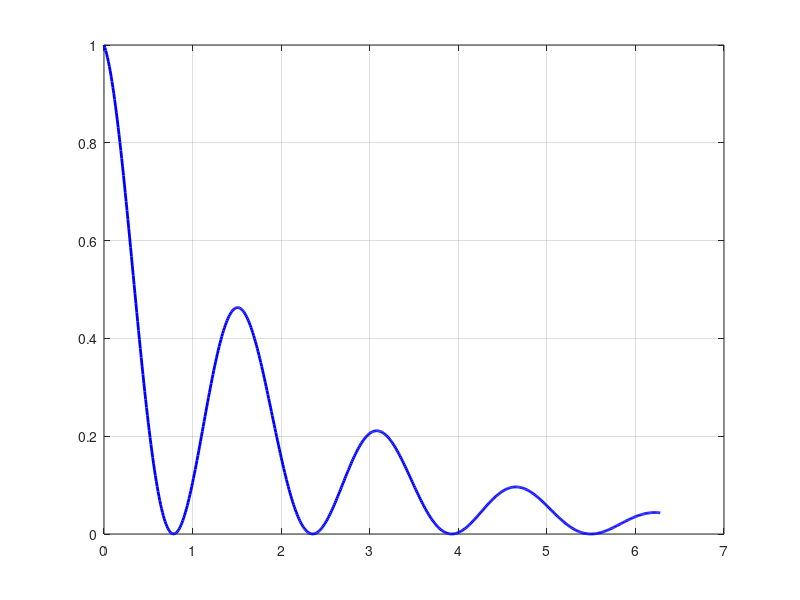

This figure's MATLAB source:
clear variables;
close all;
x=0:0.01:2*pi; 
y=exp(-x/2).*cos(2*x).^2;
plot(x,y,'color','b','linewidth',2);
grid on;
